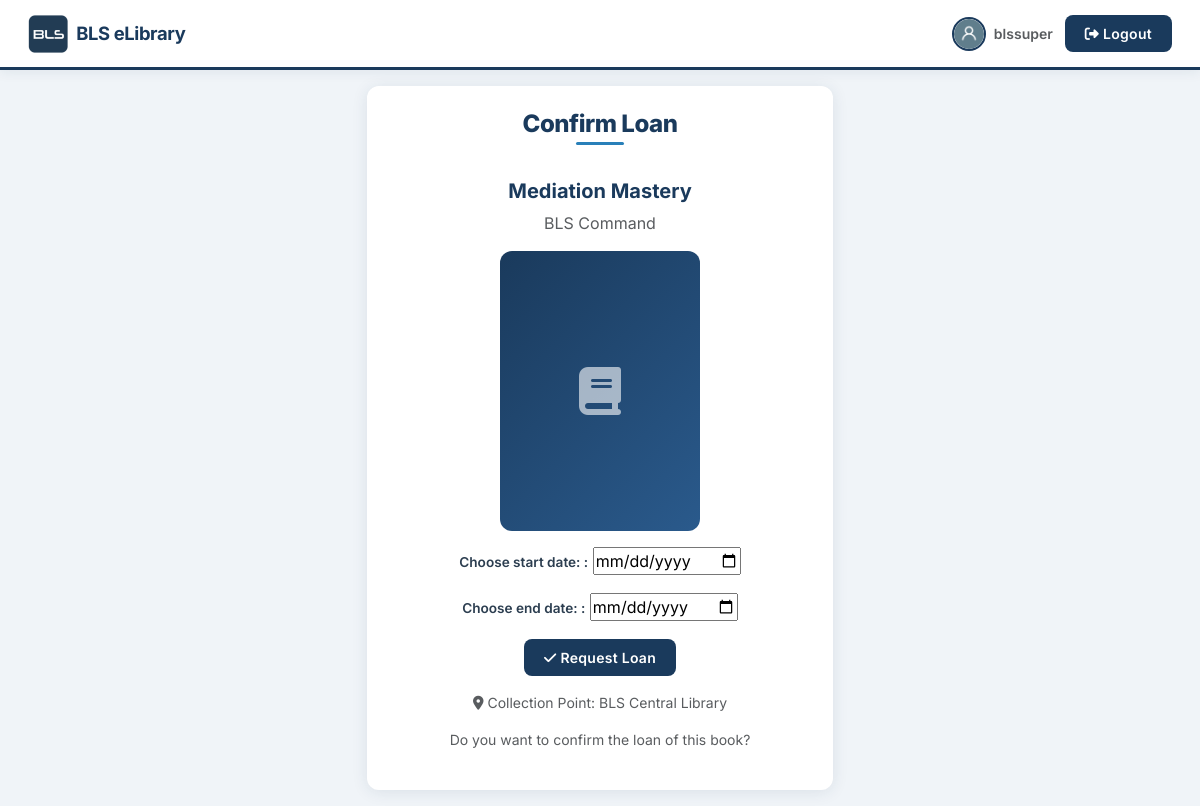
The page /confirm_loan/27/ (signed in) on the database its author committed.
### core/models.py (models this page shows, shortened)
class BLSUser(AbstractUser):
    banned = models.BooleanField(default=False)

class AbstractModel(models.Model):
    class Meta:
        abstract = True
    creation_date = models.DateTimeField(auto_now_add=True)
    updated_date = models.DateTimeField(auto_now=True)

class Book(AbstractModel):
    book_id = models.AutoField(primary_key=True)
    title = models.CharField(max_length=100, validators=[check_book_text])
    author = models.CharField(max_length=100, validators=[check_book_text])
    isbn = models.CharField(max_length=100, validators=[
                            check_isbn])
    category = models.IntegerField(choices=BOOK_CATEGORIES)
    physical = models.BooleanField(default=True)
    ebook = models.BooleanField(default=True)
    file = models.FileField(upload_to='books/', blank=True, validators=[
                            FileExtensionValidator(['pdf'], 'incorrect File Type!')])
    stock_level = models.IntegerField(default=0, blank=True)
    inventory = models.IntegerField(default=0)
    description = models.CharField(max_length=1000, blank=True)
    cover = models.ImageField(upload_to='covers/', blank=True)
    in_stock = models.BooleanField(default=False)
    numofpages = models.IntegerField(default=10, blank=True)
    text = models.TextField(blank=True)
    audio = models.FileField(upload_to='audio/', blank=True)
    audio_version = models.BooleanField(default=False)

### core/views.py (the view)
# urls.py: path('confirm_loan/<int:book_id>/', confirm_loan, name='confirm_loan'),
@login_required
def confirm_loan(request, book_id, **kwargs):
    user = request.user
    book = get_object_or_404(Book, book_id=book_id)
    location = 'BLS Central Library'
    return render(request, 'confirm_loan.html', {'form': LoanForm, 'book': book, 'user': user, 'location': location})

### templates/confirm_loan.html (shortened to what this page needs)
{% extends "base.html" %}
{% load static %}
{% block content %}
<div class="row justify-content-center animate-fade-up">
    <div class="col-md-6 col-lg-5">
        <div class="bls-card-static p-4 text-center">
            <h4 class="bls-heading bls-heading-center mb-3">Confirm Loan</h4>
            <h5 class="fw-bold mt-4" style="color: var(--bls-navy);">{{ book.title }}</h5>
            <p class="text-muted">{{ book.author }}</p>
            <form method="post" action="{% url 'loan_executed' book.book_id %}" class="bls-form mt-3">
                {{ form.as_p }}
                <div class="text-center mt-3">
                    <button type="submit" class="btn btn-bls">
                        <i class="fas fa-check me-1"></i>Request Loan
                    </button>
                </div>
            </form>
            <p class="text-muted mt-3 small"><i class="fas fa-map-marker-alt me-1"></i>Collection Point: BLS Central Library</p>
            <p class="text-muted small">Do you want to confirm the loan of this book?</p>
        </div>
    </div>
</div>
{% endblock %}

### templates/base.html (shortened to what this page needs)
<!DOCTYPE html>
{% load static %}
<html lang="en">
<head>
    <link href="https://cdn.jsdelivr.net/npm/bootstrap@5.3.3/dist/css/bootstrap.min.css" rel="stylesheet">
    <link href="https://cdnjs.cloudflare.com/ajax/libs/font-awesome/6.5.1/css/all.min.css" rel="stylesheet">
    <link href="{% static 'css/bls.css' %}" rel="stylesheet">
</head>
<body>
    <nav class="navbar navbar-expand-lg bls-navbar">
        <div class="container-fluid">
            <a class="navbar-brand d-flex align-items-center gap-2" href="{% url 'student_dashboard' %}">
                <img src="{% static 'logos/favicon.png' %}" alt="BLS Logo">
                <span>BLS eLibrary</span>
            </a>
            <div class="d-flex align-items-center gap-2">
                {% if user.is_authenticated %}
                <a href="{% url 'profile' user.username %}" class="d-flex align-items-center text-decoration-none">
                    <img src="{% static 'student-icon.png' %}" alt="User" class="bls-user-avatar">
                </a>
                <span class="d-none d-md-inline fw-semibold text-muted small">{{ user.username }}</span>
                <a href="{% url 'account_logout' %}" class="btn btn-bls btn-sm ms-1">
                    <i class="fas fa-sign-out-alt me-1"></i>Logout
                </a>
                {% else %}
                <a href="{% url 'account_login' %}" class="btn btn-bls btn-sm">
                    <i class="fas fa-sign-in-alt me-1"></i>Login
                </a>
                {% endif %}
            </div>
        </div>
    </nav>
    <main class="container-fluid px-3 px-lg-4 py-3">
        {% block content %}{% endblock %}
    </main>
</body>
</html>

### static/css/bls.css (style rules this page uses)
:root { --bls-navy: #1a3a5c; --bls-navy-dark: #0f2744; --bls-navy-light: #2a5a8c; --bls-grey: #6b7b8d; --bls-grey-light: #a0adb8; --bls-accent: #2980b9; --bls-bg: #f0f4f8; --bls-card: #ffffff; --bls-text: #2c3e50; --bls-text-muted: #6c757d; --bls-success: #27ae60; --bls-danger: #e74c3c; --bls-warning: #f39c12; --bls-radius: 12px; --bls-radius-sm: 8px; --bls-shadow: 0 2px 16px rgba(26,58,92,.10); --bls-shadow-lg: 0 8px 32px rgba(26,58,92,.15); --bls-transition: .3s cubic-bezier(.4,0,.2,1); }
html { scroll-behavior: smooth; }
body { font-family: 'Inter', -apple-system, BlinkMacSystemFont, 'Segoe UI', Roboto, sans-serif; background: var(--bls-bg); color: var(--bls-text); min-height: 100vh; }
a { color: var(--bls-accent); transition: color var(--bls-transition); }
.animate-fade-up { animation: fadeInUp .5s ease both; }
.bls-navbar { background: var(--bls-card); border-bottom: 3px solid var(--bls-navy); box-shadow: 0 2px 12px rgba(26,58,92,.08); padding: .6rem 1rem; position: sticky; top: 0; z-index: 1030; }
.bls-navbar .navbar-brand img { height: 38px; width: auto; transition: transform var(--bls-transition); }
.bls-navbar .navbar-brand span { font-weight: 700; font-size: 1.15rem; color: var(--bls-navy); letter-spacing: -.02em; }
.bls-user-avatar { width: 34px; height: 34px; border-radius: 50%; border: 2px solid var(--bls-navy); transition: transform var(--bls-transition); }
.btn-bls { background: var(--bls-navy); color: #fff; border: none; border-radius: var(--bls-radius-sm); padding: .5rem 1.25rem; font-weight: 600; font-size: .875rem; letter-spacing: .02em; transition: all var(--bls-transition); position: relative; overflow: hidden; }
.bls-card-static { background: var(--bls-card); border: none; border-radius: var(--bls-radius); box-shadow: var(--bls-shadow); }
.bls-heading { font-weight: 800; color: var(--bls-navy); letter-spacing: -.02em; position: relative; display: inline-block; }
.bls-heading::after { content: ''; position: absolute; left: 0; bottom: -6px; height: 3px; width: 48px; background: var(--bls-accent); border-radius: 2px; }
.bls-heading-center::after { left: 50%; transform: translateX(-50%); }
.bls-form label { font-weight: 600; font-size: .85rem; color: var(--bls-text); margin-bottom: .3rem; }

### rows shown on the page
BLSUser: username "blssuper"
Book: title "Mediation Mastery", author "BLS Command"
